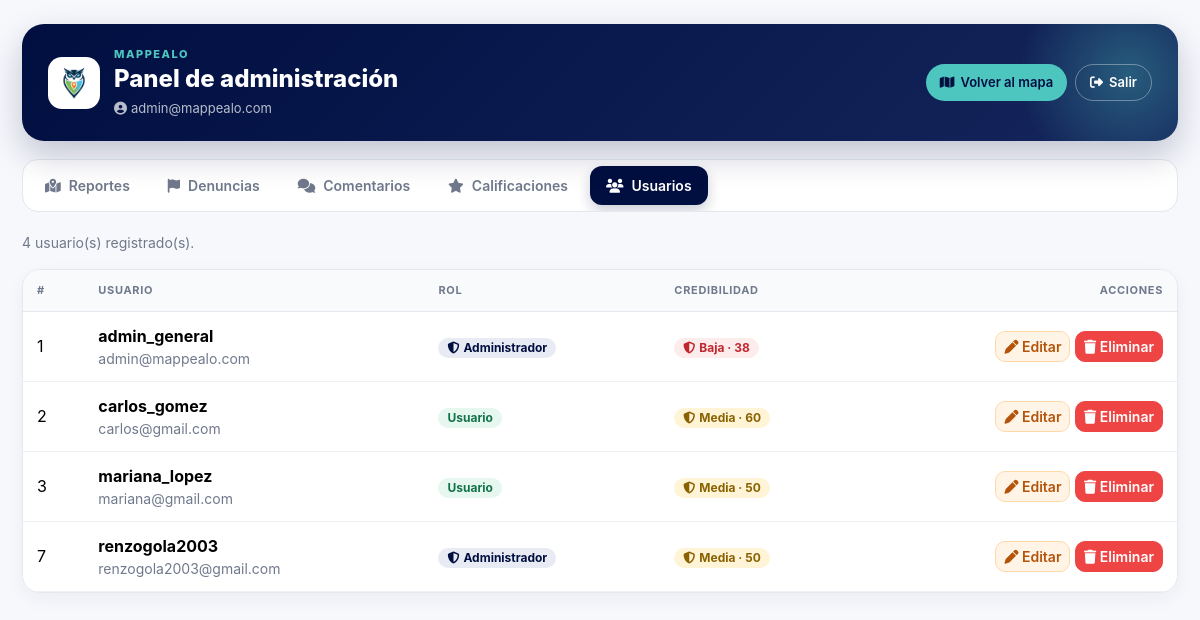
The page /pages/admin/user_list.php (signed in) on the database its author committed.
### tables this page shows
CREATE TABLE `usuario` (
  `id_usuario` int(11) NOT NULL,
  `nombre_usuario` varchar(100) NOT NULL,
  `email` varchar(150) NOT NULL,
  `password` varchar(255) NOT NULL,
  `fecha_registro` datetime NOT NULL DEFAULT current_timestamp(),
  `cuenta_verificada` tinyint(1) NOT NULL DEFAULT 0,
  `es_admin` tinyint(1) NOT NULL DEFAULT 0
);

### config/credibilidad.php (called while the page is built, shortened)
<?php
function credibilidad_nivel(int $puntaje): array
{
    if ($puntaje >= 40) {
        return ['clave' => 'media', 'texto' => 'Media'];
    }
    return ['clave' => 'baja', 'texto' => 'Baja'];
}
function credibilidad_resultado(array $factores): array
{
    $puntaje = (int) round(array_sum(array_column($factores, 'puntos')));
    $puntaje = max(0, min(100, $puntaje));
    return [
        'puntaje' => $puntaje,
        'nivel' => credibilidad_nivel($puntaje),
        'factores' => array_values(array_filter($factores, fn($f) => $f['puntos'] != 0 || !empty($f['base'])))
    ];
}
function credibilidad_aporte_calificacion(float $suma, int $cantidad, int $peso, int $muestra): int
{
    $promedio = $suma / $cantidad;
    $confianza = min(1, $cantidad / $muestra);
    return (int) round(($promedio - 3) * $peso * $confianza);
}
function credibilidad_datos(PDO $connection): array
{
    static $cache = null;
    if ($cache !== null) {
        return $cache;
    }
    $filas = $connection->query("
        SELECT
            r.id_reporte,
            r.id_usuario,
            r.fecha_reporte,
            COALESCE((SELECT SUM(v.valor) FROM valoracion v WHERE v.id_reporte = r.id_reporte AND v.id_usuario <> r.id_usuario), 0) AS suma_calificaciones,
            (SELECT COUNT(*) FROM valoracion v WHERE v.id_reporte = r.id_reporte AND v.id_usuario <> r.id_usuario) AS cantidad_calificaciones,
            (SELECT COUNT(DISTINCT a.id_usuario) FROM advertencia a WHERE a.id_reporte = r.id_reporte AND a.id_usuario <> r.id_usuario) AS cantidad_denuncias
        FROM reporte r
        ORDER BY r.fecha_reporte ASC, r.id_reporte ASC
    ")->fetchAll(PDO::FETCH_ASSOC);
    $reportes = [];
    $porUsuario = [];
    foreach ($filas as $f) {
        $r = [
            'id' => (int) $f['id_reporte'],
            'usuario' => (int) $f['id_usuario'],
            'fecha' => strtotime($f['fecha_reporte']) ?: 0,
            'suma' => (float) $f['suma_calificaciones'],
            'calificaciones' => (int) $f['cantidad_calificaciones'],
            'denuncias' => (int) $f['cantidad_denuncias'],
        ];
        $reportes[$r['id']] = $r;
        $porUsuario[$r['usuario']][] = $r['id'];
    }
    return $cache = ['reportes' => $reportes, 'por_usuario' => $porUsuario];
}
function credibilidad_factores_autor(array $datos, int $idUsuario, ?int $excluirReporte = null): array
{
    $suma = 0.0;
    $calificaciones = 0;
    $denuncias = 0;
    foreach ($datos['por_usuario'][$idUsuario] ?? [] as $id) {
        $r = $datos['reportes'][$id];
        $suma += $r['suma'];
        $calificaciones += $r['calificaciones'];
        $denuncias += $r['denuncias'];
    }
    $factores = [[
        'texto' => 'Usuario registrado',
        'puntos' => CRED_BASE_REGISTRADO,
        'base' => true
    ]];
    if ($calificaciones > 0) {
        $promedio = round($suma / $calificaciones, 1);
        $factores[] = [
            'texto' => sprintf('Calificaciones de %s: %s ★ (%d)', $excluirReporte ? 'sus otros reportes' : 'sus reportes', str_replace('.', ',', (string) $promedio), $calificaciones),
            'puntos' => credibilidad_aporte_calificacion($suma, $calificaciones, CRED_USUARIO_PESO_CALIFICACION, CRED_USUARIO_MUESTRA_CALIFICACION)
        ];
    }
    return $factores;
}
function credibilidad_factor_rafaga(array $datos, int $idUsuario, int $momento, ?int $excluirReporte = null): ?array
{
    $desde = $momento - CRED_RAFAGA_HORAS * 3600;
    $cantidad = 0;
    foreach ($datos['por_usuario'][$idUsuario] ?? [] as $id) {
        $fecha = $datos['reportes'][$id]['fecha'];
        if ($fecha >= $desde && $fecha <= $momento) {
            $cantidad++;
        }
    }
    $exceso = $cantidad - CRED_RAFAGA_LIMITE;
    if ($exceso <= 0) {
        return null;
    }
    return [
        'texto' => sprintf('Muchos reportes en poco tiempo: %d en %d h (límite %d)', $cantidad, CRED_RAFAGA_HORAS, CRED_RAFAGA_LIMITE),
        'puntos' => -min(CRED_RAFAGA_TOPE, $exceso * CRED_RAFAGA_PENALIDAD)
    ];
}
function credibilidad_usuario(PDO $connection, int $idUsuario): array
{
    $datos = credibilidad_datos($connection);
    $factores = credibilidad_factores_autor($datos, $idUsuario);
    $rafaga = credibilidad_factor_rafaga($datos, $idUsuario, time());
    if ($rafaga) {
        $factores[] = $rafaga;
    }
    return credibilidad_resultado($factores);
}

### pages/admin/user_list.php (the view, shortened to what this page needs)
<?php
require_once '../../config/connection.php';
require_once __DIR__ . '/_nav.php';
require_once '../../config/credibilidad.php';
if (
    !isset($_SESSION['user']) ||
    empty($_SESSION['user']['is_admin'])
) {
    $_SESSION['errors'] = ["Acceso denegado. Solo los administradores pueden acceder a esta página. Hemos cerrado tu sesión por seguridad."];
    header("Location: ../auth/login.php");
    exit;
}else{
    $sql = "SELECT id_usuario, nombre_usuario, email, es_admin FROM usuario WHERE id_usuario <> 0 ORDER BY id_usuario";
    $stmt = $connection->prepare($sql);
    $stmt->execute();
    $users = $stmt->fetchAll(PDO::FETCH_ASSOC);
}
?>
<!DOCTYPE html>
<html lang="es">
<head>
    <?php admin_head('Usuarios'); ?>
</head>
<body class="admin-body">
<div class="container py-4">
    <?php admin_nav($connection, 'usuarios'); ?>
    <p class="text-muted small"><?= count($users) ?> usuario(s) registrado(s).</p>
    <div class="table-responsive">
        <table class="table table-hover align-middle">
            <thead>
                <tr>
                    <th>#</th>
                    <th>Usuario</th>
                    <th>Rol</th>
                    <th>Credibilidad</th>
                    <th class="text-end">Acciones</th>
                </tr>
            </thead>
            <tbody>
            <?php foreach ($users as $user): ?>
                <tr>
                    <td><?= (int) $user['id_usuario'] ?></td>
                    <td>
                        <strong><?= htmlspecialchars($user['nombre_usuario']) ?></strong>
                        <div class="small text-muted"><?= htmlspecialchars($user['email']) ?></div>
                    </td>
                    <td>
                        <?php if ($user['es_admin']): ?>
                            <span class="badge text-bg-dark"><i class="fa-solid fa-shield-halved me-1"></i>Administrador</span>
                        <?php else: ?>
                            <span class="badge text-bg-success">Usuario</span>
                        <?php endif; ?>
                    </td>
                    <td><?= admin_credibilidad(credibilidad_usuario($connection, (int) $user['id_usuario'])) ?></td>
                    <td class="text-end text-nowrap">
                        <a href="edit_user.php?id=<?= (int) $user['id_usuario'] ?>" class="btn btn-warning btn-sm">
                            <i class="fa-solid fa-pen"></i> Editar
                        </a>
                        <a href="../../handler/admin/delete_user_handler.php?id=<?= (int) $user['id_usuario'] ?>" class="btn btn-danger btn-sm"
                           onclick="return confirm('¿Eliminar al usuario <?= htmlspecialchars(addslashes($user['email']), ENT_QUOTES) ?>? También se borran sus reportes, comentarios y calificaciones.');">
                            <i class="fa-solid fa-trash"></i> Eliminar
                        </a>
                    </td>
                </tr>
            <?php endforeach; ?>
            </tbody>
        </table>
    </div>
</div>
</body>
</html>

### pages/admin/_nav.php (shortened to what this page needs)
<?php
function admin_e($texto): string
{
    return htmlspecialchars((string) $texto, ENT_QUOTES, 'UTF-8');
}
function admin_credibilidad(?array $cred, bool $conTexto = true): string
{
    $clase = ['alta' => 'text-bg-success', 'media' => 'text-bg-warning', 'baja' => 'text-bg-danger'][$cred['nivel']['clave']] ?? 'text-bg-secondary';
    $texto = $conTexto ? admin_e($cred['nivel']['texto']) . ' · ' : '';
    return '<span class="badge ' . $clase . '" title="Índice de credibilidad (0 a 100)"><i class="fa-solid fa-shield-halved me-1"></i>' . $texto . (int) $cred['puntaje'] . '</span>';
}
function admin_nav(PDO $connection, string $activa): void
{
    $denunciados = (int) $connection->query("SELECT COUNT(DISTINCT id_reporte) FROM advertencia")->fetchColumn();
    $pestanas = [
        'reportes' => ['reportes.php', 'Reportes', 'fa-map-location-dot', null],
        'denuncias' => ['denuncias.php', 'Denuncias', 'fa-flag', $denunciados],
        'comentarios' => ['comentarios.php', 'Comentarios', 'fa-comments', null],
        'calificaciones' => ['calificaciones.php', 'Calificaciones', 'fa-star', null],
        'usuarios' => ['user_list.php', 'Usuarios', 'fa-users', null],
    ];
    $email = $_SESSION['user']['email'] ?? '';
    ?>
    <header class="admin-hero">
        <div class="admin-hero-marca">
            <img src="../../assets/Img/LOGO%20MAPPEALO%201.png" alt="Mappealo" class="admin-hero-logo">
            <div>
                <span class="admin-hero-brand">MAPPEALO</span>
                <h1>Panel de administración</h1>
                <span class="admin-hero-usuario"><i class="fa-solid fa-circle-user me-1"></i><?= admin_e($email) ?></span>
            </div>
        </div>
        <div class="admin-hero-acciones">
            <a href="../../index.php" class="btn-hero-mapa"><i class="fa-solid fa-map"></i> Volver al mapa</a>
            <a href="../../handler/auth/logout_handler.php" class="btn-hero-salir"><i class="fa-solid fa-right-from-bracket"></i> Salir</a>
        </div>
    </header>
    <nav>
        <ul class="admin-tabs">
            <?php foreach ($pestanas as $clave => [$url, $texto, $icono, $contador]): ?>
                <li>
                    <a class="<?= $clave === $activa ? 'active' : '' ?>" href="<?= $url ?>" <?= $clave === $activa ? 'aria-current="page"' : '' ?>>
                        <i class="fa-solid <?= $icono ?>"></i> <?= $texto ?>
                    </a>
                </li>
            <?php endforeach; ?>
        </ul>
    </nav>
    <?php
}
function admin_head(string $titulo): void
{
    ?>
    <link href="https://cdn.jsdelivr.net/npm/bootstrap@5.3.7/dist/css/bootstrap.min.css" rel="stylesheet">
    <link rel="stylesheet" href="https://cdnjs.cloudflare.com/ajax/libs/font-awesome/6.5.2/css/all.min.css">
    <link rel="stylesheet" href="../../assets/css/admin.css?v=6">
    <?php
}

### assets/css/admin.css (style rules this page uses)
:root { --azul: #000e40; --azul-claro: #15265c; --celeste: #4ec6c0; --naranja: #ff6300; --rojo: #ef4444; --verde: #20a66a; --amarillo: #f59e0b; --fondo: #f7f8fc; --texto: #172033; --texto-secundario: #70798c; --borde: #e4e7ee; }
body.admin-body { min-height: 100vh; background: var(--fondo); color: var(--texto); font-family: Inter, "Segoe UI", Arial, sans-serif; }
.admin-body .container { max-width: 1180px; }
.admin-hero { display: flex; flex-wrap: wrap; align-items: center; justify-content: space-between; gap: 16px; padding: 22px 26px; margin-bottom: 18px; border-radius: 22px; background: linear-gradient(135deg, var(--azul), var(--azul-claro)); color: #ffffff; box-shadow: 0 14px 34px rgba(0, 14, 64, 0.22); position: relative; overflow: hidden; }
.admin-hero::after { content: ""; position: absolute; right: -60px; top: -60px; width: 220px; height: 220px; border-radius: 50%; background: radial-gradient(circle, rgba(78, 198, 192, 0.35), rgba(78, 198, 192, 0) 70%); pointer-events: none; }
.admin-hero-marca { display: flex; align-items: center; gap: 14px; position: relative; z-index: 1; }
.admin-hero-logo { width: 52px; height: 52px; padding: 6px; border-radius: 14px; background: #ffffff; object-fit: contain; }
.admin-hero-brand { display: block; font-size: 11px; font-weight: 800; letter-spacing: 0.14em; color: var(--celeste); }
.admin-hero h1 { margin: 2px 0 2px; font-size: 24px; font-weight: 800; color: #ffffff; }
.admin-hero-usuario { font-size: 13px; color: rgba(255, 255, 255, 0.72); }
.admin-hero-acciones { display: flex; gap: 8px; position: relative; z-index: 1; }
.admin-hero-acciones a { display: inline-flex; align-items: center; gap: 6px; padding: 8px 14px; border-radius: 999px; font-size: 13px; font-weight: 600; text-decoration: none; transition: background 0.15s, color 0.15s; }
.admin-hero .btn-hero-mapa { background: var(--celeste); color: var(--azul); }
.admin-hero .btn-hero-salir { border: 1px solid rgba(255, 255, 255, 0.35); color: #ffffff; }
.admin-tabs { display: flex; gap: 6px; padding: 6px; margin-bottom: 20px; list-style: none; background: #ffffff; border: 1px solid var(--borde); border-radius: 16px; overflow-x: auto; scrollbar-width: none; }
.admin-body .admin-tabs a { display: inline-flex; align-items: center; gap: 8px; padding: 9px 16px; border-radius: 12px; font-size: 14px; font-weight: 600; color: var(--texto-secundario); text-decoration: none; white-space: nowrap; transition: background 0.15s, color 0.15s; }
.admin-body .admin-tabs a.active { background: var(--azul); color: #ffffff; box-shadow: 0 6px 14px rgba(0, 14, 64, 0.2); }
.admin-tabs a i { font-size: 14px; }
.admin-body .card, .admin-body .table-responsive { border: 1px solid var(--borde) !important; border-radius: 18px !important; box-shadow: 0 6px 18px rgba(23, 32, 51, 0.05) !important; background: #ffffff; }
.admin-body .table-responsive { overflow-x: auto; }
.admin-body .table { margin-bottom: 0; --bs-table-hover-bg: #f4f7fe; }
.admin-body .table > :not(caption) > * > * { padding: 12px 14px; border-bottom-color: #eef0f5; }
.admin-body .table thead th { background: #f9fafc !important; color: var(--texto-secundario); font-size: 11px; font-weight: 700; text-transform: uppercase; letter-spacing: 0.06em; border-bottom: 1px solid var(--borde); }
.admin-body .btn { border-radius: 10px; font-weight: 600; }
.admin-body .btn-danger { --bs-btn-bg: var(--rojo); --bs-btn-border-color: var(--rojo); --bs-btn-hover-bg: #dc2626; --bs-btn-hover-border-color: #dc2626; }
.admin-body .btn-warning { --bs-btn-bg: #fff4e6; --bs-btn-border-color: #ffd8a8; --bs-btn-color: #b45309; --bs-btn-hover-bg: #ffe8cc; --bs-btn-hover-border-color: #ffc078; --bs-btn-hover-color: #92400e; }
.admin-body .badge.text-bg-danger { background: #fdecec !important; color: #c0262d !important; }
.admin-body .badge.text-bg-success { background: #e6f7f0 !important; color: #13734a !important; }
.admin-body .badge.text-bg-dark { background: #e8ebf4 !important; color: var(--azul) !important; }
.admin-body .badge { font-weight: 700; border-radius: 999px; padding: 4px 9px; }
.admin-body .text-muted { color: var(--texto-secundario) !important; }
.admin-body :where(a:not(.btn):not(.admin-volver)) { color: var(--azul-claro); }
.admin-body .badge.text-bg-warning { background: #fff4d6 !important; color: #8a6100 !important; }

### rows shown on the page
usuario: id_usuario "1", nombre_usuario "admin_general", email "admin@mappealo.com", es_admin 1 (drawn), texto "Baja ·", puntaje "38"
usuario: id_usuario "2", nombre_usuario "carlos_gomez", email "carlos@gmail.com", es_admin "Usuario", texto "Media ·", puntaje "60"
usuario: id_usuario "3", nombre_usuario "mariana_lopez", email "mariana@gmail.com", es_admin "Usuario", texto "Media ·", puntaje "50"
usuario: id_usuario "7", nombre_usuario "renzogola2003", email "renzogola2003@gmail.com", es_admin 1 (drawn), texto "Media ·", puntaje "50"

### other values the page prints
admin_e($email) "admin@mappealo.com"
$texto "Reportes"
$texto "Denuncias"
$texto "Comentarios"
$texto "Calificaciones"
$texto "Usuarios"
count($users) "4"
